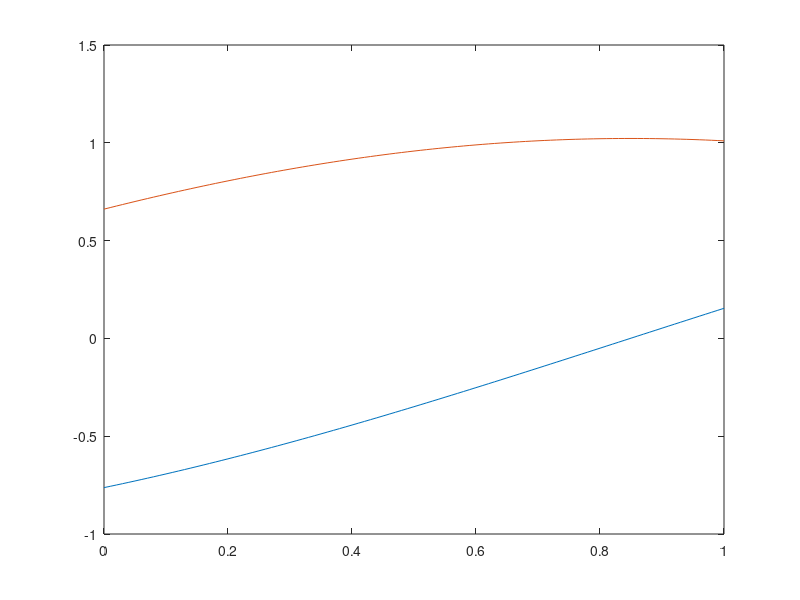

The MATLAB source for this figure: (Note: this script raises an error after producing the figure.)
phi=2*pi*rand(1)
w=2*pi*rand(1)
t=(0:0.01:1);
N=length(t);
x=sin(w*t+phi);
dx=w*cos(w*t+phi);
plot(t,x,t,dx);
n=randi(N)
w_=((dx(n)^2)/(1 - x(n)^2))^(1/2)
phi_1=asin(x(n))-w_*t(n);
phi_2=fmod(pi-asin(x(n)),pi)-w_*t(n);
while (phi_1 < 0)
    phi_1 += pi;
end
while (phi_2 < 0)
    phi_2 += pi;
end
phi_1
phi_2
